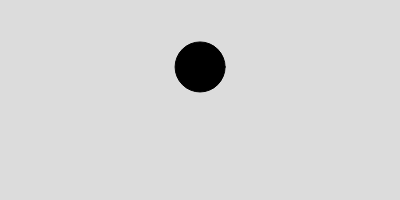
Frame 1 (no input)
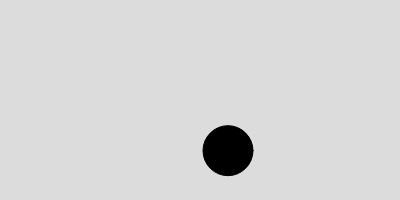
Frame 60 (no input)
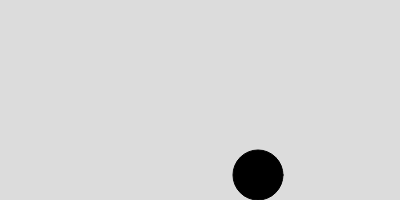
Frame 120 (the mouse pressed at the canvas centre since frame 60)

The p5.js sketch that drew these frames (run headless with seeded random() and noise() and a simulated clock; from frame 60 on, the mouse is pressed at the canvas centre):

// p5.js sketch
// ── sketch.js
let ball;

function setup() {
  createCanvas(400, 200);

  ball = new Particle();
}

function draw() {
    background(220);
  
  let gravity = createVector(0, 0.3);
  ball.addForce(gravity);

  let wind = createVector(0.1, 0);
  ball.addForce(wind);

    ball.update();
    ball.show();
  }
  



// ── Particle.js
class Particle {
  constructor() {
    this.pos = createVector(width/2, height/3);
    this.vel = createVector(0, 0);
    this.acc = createVector(0, 0);

    this.c = color(0);
    this.w = 50;
  }

  addForce(aForce) {
    this.acc.add(aForce);
  }

  update() {
    this.vel.add(this.acc);
    this.pos.add(this.vel);

    this.vel.mult(0.8);
    this.acc.set(0, 0);
    this.checkEdge();
  }


  checkEdge() {
    if ((this.pos.y+this.w/2) > height) {
      this.pos.y = height-this.w/2;
      this.vel.y = this.vel.y * -1;
    }
    
    if (this.pos.x > width) {
      this.pos.x = 0;
    }
  }


  show() {
    fill(this.c);
    circle(this.pos.x, this.pos.y, this.w);
    
  }

  }
  


// ── style.css

  
    html, body {
      margin: 0;
      padding: 0;
      align-content: center;
      text-align: center;
      color: #000000;
      background-color: #ffd4d4;
    }

    canvas {
      display: block;
      margin-top: 30px;
      margin-left: auto;
      margin-right: auto;
    }

  
    .centered-text {
      font-size: 30px; /* Adjust as needed */
      font-weight: bold;
      margin-top: 20px;
      color: #000000;
    }
  
